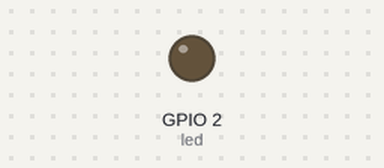
The sketch below on a simulated ESP32. On the bench: output pins drawn as LEDs (lit = HIGH). WiFi joins after 1.5 s; servers stay silent unless stated; what the sketch prints to the serial monitor is not drawn.

Above: at 5.7 s.
At 15.0 s:
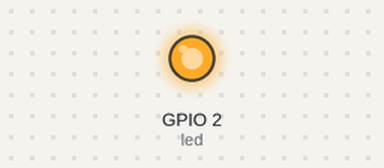
Timing chart, 0 to 27.5 s (numbered marks = the images above):
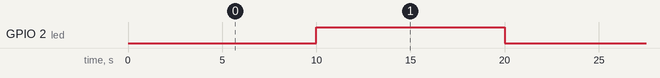

Measured:
- by itself, GPIO 2 (led): alternates HIGH for 10.0 s and LOW for 10.0 s

The sketch:

ota.ino
```cpp
#include <WiFi.h>
#include <WiFiClient.h>
#include <WebServer.h>
#include <ESPmDNS.h>
#include <Update.h>

const char* host = "esp32";
const char* ssid = "pradeepraja";
const char* password = "Yamuna@03";

//variabls to blink without delay:
const int led = 2;
unsigned long previousMillis = 0;        // will store last time LED was updated
const long interval = 10000;           // interval at which to blink (milliseconds)
int ledState = LOW;             // ledState used to set the LED

WebServer server(80);

/*
 * Login page
 */

const char* loginIndex =
 "<form name='loginForm'>"
    "<table width='20%' bgcolor='A09F9F' align='center'>"
        "<tr>"
            "<td colspan=2>"
                "<center><font size=4><b>ESP32 Login Page</b></font></center>"
                "<br>"
            "</td>"
            "<br>"
            "<br>"
        "</tr>"
        "<td>Username:</td>"
        "<td><input type='text' size=25 name='userid'><br></td>"
        "</tr>"
        "<br>"
        "<br>"
        "<tr>"
            "<td>Password:</td>"
            "<td><input type='Password' size=25 name='pwd'><br></td>"
            "<br>"
            "<br>"
        "</tr>"
        "<tr>"
            "<td><input type='submit' onclick='check(this.form)' value='Login'></td>"
        "</tr>"
    "</table>"
"</form>"
"<script>"
    "function check(form)"
    "{"
    "if(form.userid.value=='admin' && form.pwd.value=='admin')"
    "{"
    "window.open('/serverIndex')"
    "}"
    "else"
    "{"
    " alert('Error Password or Username')/*displays error message*/"
    "}"
    "}"
"</script>";

/*
 * Server Index Page
 */

const char* serverIndex =
"<script src='https://ajax.googleapis.com/ajax/libs/jquery/3.2.1/jquery.min.js'></script>"
"<form method='POST' action='#' enctype='multipart/form-data' id='upload_form'>"
   "<input type='file' name='update'>"
        "<input type='submit' value='Update'>"
    "</form>"
 "<div id='prg'>progress: 0%</div>"
 "<script>"
  "$('form').submit(function(e){"
  "e.preventDefault();"
  "var form = $('#upload_form')[0];"
  "var data = new FormData(form);"
  " $.ajax({"
  "url: '/update',"
  "type: 'POST',"
  "data: data,"
  "contentType: false,"
  "processData:false,"
  "xhr: function() {"
  "var xhr = new window.XMLHttpRequest();"
  "xhr.upload.addEventListener('progress', function(evt) {"
  "if (evt.lengthComputable) {"
  "var per = evt.loaded / evt.total;"
  "$('#prg').html('progress: ' + Math.round(per*100) + '%');"
  "}"
  "}, false);"
  "return xhr;"
  "},"
  "success:function(d, s) {"
  "console.log('success!')"
 "},"
 "error: function (a, b, c) {"
 "}"
 "});"
 "});"
 "</script>";

/*
 * setup function
 */
void setup(void) {
  pinMode(led, OUTPUT);

  Serial.begin(115200);

  // Connect to WiFi network
  WiFi.begin(ssid, password);
  Serial.println("");

  // Wait for connection
  while (WiFi.status() != WL_CONNECTED) {
    delay(500);
    Serial.print(".");
  }
  Serial.println("");
  Serial.print("Connected to ");
  Serial.println(ssid);
  Serial.print("IP address: ");
  Serial.println(WiFi.localIP());

  /*use mdns for host name resolution*/
  if (!MDNS.begin(host)) { //http://esp32.local
    Serial.println("Error setting up MDNS responder!");
    while (1) {
      delay(1000);
    }
  }
  Serial.println("mDNS responder started");
  /*return index page which is stored in serverIndex */
  server.on("/", HTTP_GET, []() {
    server.sendHeader("Connection", "close");
    server.send(200, "text/html", loginIndex);
  });
  server.on("/serverIndex", HTTP_GET, []() {
    server.sendHeader("Connection", "close");
    server.send(200, "text/html", serverIndex);
  });
  /*handling uploading firmware file */
  server.on("/update", HTTP_POST, []() {
    server.sendHeader("Connection", "close");
    server.send(200, "text/plain", (Update.hasError()) ? "FAIL" : "OK");
    ESP.restart();
  }, []() {
    HTTPUpload& upload = server.upload();
    if (upload.status == UPLOAD_FILE_START) {
      Serial.printf("Update: %s\n", upload.filename.c_str());
      if (!Update.begin(UPDATE_SIZE_UNKNOWN)) { //start with max available size
        Update.printError(Serial);
      }
    } else if (upload.status == UPLOAD_FILE_WRITE) {
      /* flashing firmware to ESP*/
      if (Update.write(upload.buf, upload.currentSize) != upload.currentSize) {
        Update.printError(Serial);
      }
    } else if (upload.status == UPLOAD_FILE_END) {
      if (Update.end(true)) { //true to set the size to the current progress
        Serial.printf("Update Success: %u\nRebooting...\n", upload.totalSize);
      } else {
        Update.printError(Serial);
      }
    }
  });
  server.begin();
}

void loop(void) {
  server.handleClient();
  delay(1);

  //loop to blink without delay
  unsigned long currentMillis = millis();

  if (currentMillis - previousMillis >= interval) {
    // save the last time you blinked the LED
    previousMillis = currentMillis;

    // if the LED is off turn it on and vice-versa:
    ledState = not(ledState);

    // set the LED with the ledState of the variable:
    digitalWrite(led, ledState);
  }
}
```
